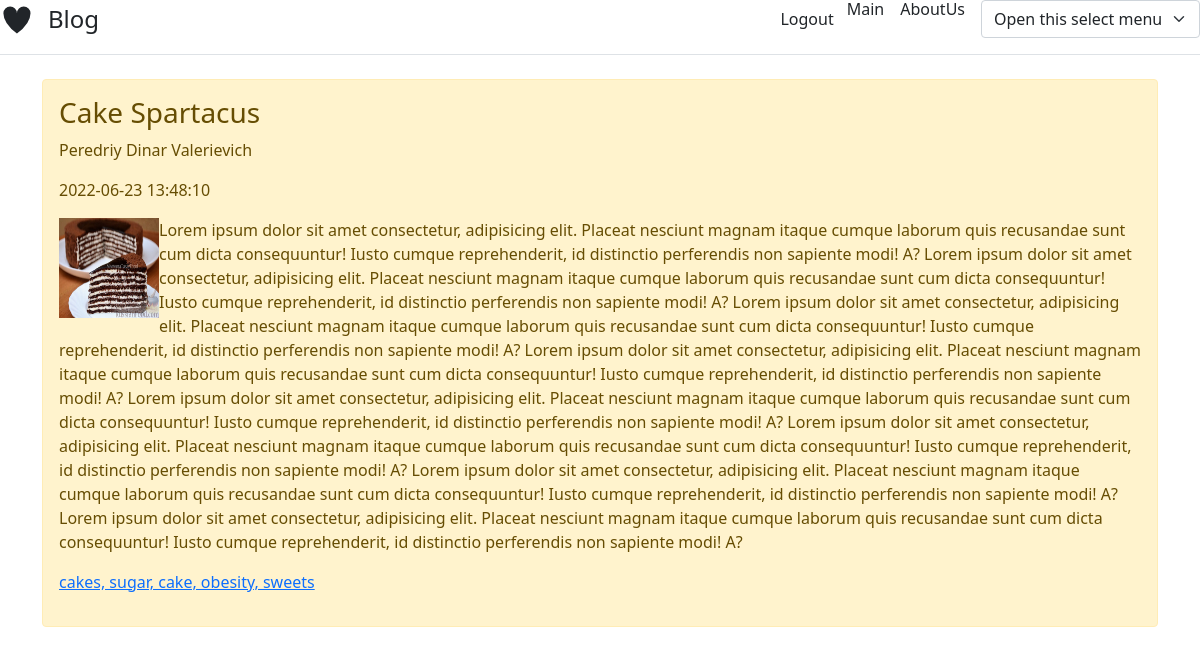
/blog_cake_php/articles/tort10.php, run on the app's committed database.
### tables this page shows
CREATE TABLE `blog_tb` (
  `id` int NOT NULL,
  `title` varchar(255) DEFAULT NULL,
  `content` text,
  `author` varchar(255) DEFAULT NULL,
  `tags` varchar(255) DEFAULT NULL,
  `date` datetime NOT NULL DEFAULT CURRENT_TIMESTAMP,
  `image` varchar(255) DEFAULT NULL
);

### blog_cake_php/articles/tort10.php (the view, shortened to what this page needs)
<?php
                     include "../header/header.php";
                     include "../db_config.php";
                     $sql = "SELECT * FROM blog_tb WHERE id = 10"; if($result = $conn->query($sql)){
                     foreach($result as $row){
                     echo '<div class="alert alert-warning mt-2">';
                     echo '<h3>' . $row['title'] . '</h3>';
                     echo '<p>' . $row['author'] . '</p>';
                     echo '<p>' . $row['date'] . '</p>';
                     echo '<img style="float: left;" src = "../' . $row['image'] . '" width = "100px" height = "100px"/>';
                     echo '<p>' . $row['content'] . '</p>';
                     echo '<p><a href="index.php">' . $row['tags'] . '</a></p>';
                     echo '</div>';
                    } $result->free();
                    } else{
                    echo "Errors: " . $conn->error;
                    }
                    include "../footer/footer.php";
                    ?>

### data on the page
blog_tb: title "Cake Spartacus", author "Peredriy Dinar Valerievich", date "2022-06-23 13:48:10", image (picture), content "Lorem ipsum dolor sit amet consectetur, adipisicing elit. Placeat nesciunt magnam itaque cumque laborum quis recusandae sunt cum dicta consequuntur! Iusto cumque reprehenderit, id distinctio perferendis non sapiente modi! A? Lorem ipsum dolor sit amet consectetur, adipisicing elit. Placeat nesciunt magnam itaque cumque laborum quis recusandae sunt cum dicta consequuntur! Iusto cumque reprehenderit, id distinctio perferendis non sapiente modi! A? Lorem ipsum dolor sit amet consectetur, adipisicing elit. Placeat nesciunt magnam itaque cumque laborum quis recusandae sunt cum dicta consequuntur! Iusto cumque reprehenderit, id distinctio perferendis non sapiente modi! A? Lorem ipsum dolor sit…", tags "cakes, sugar, cake, obesity, sweets"
